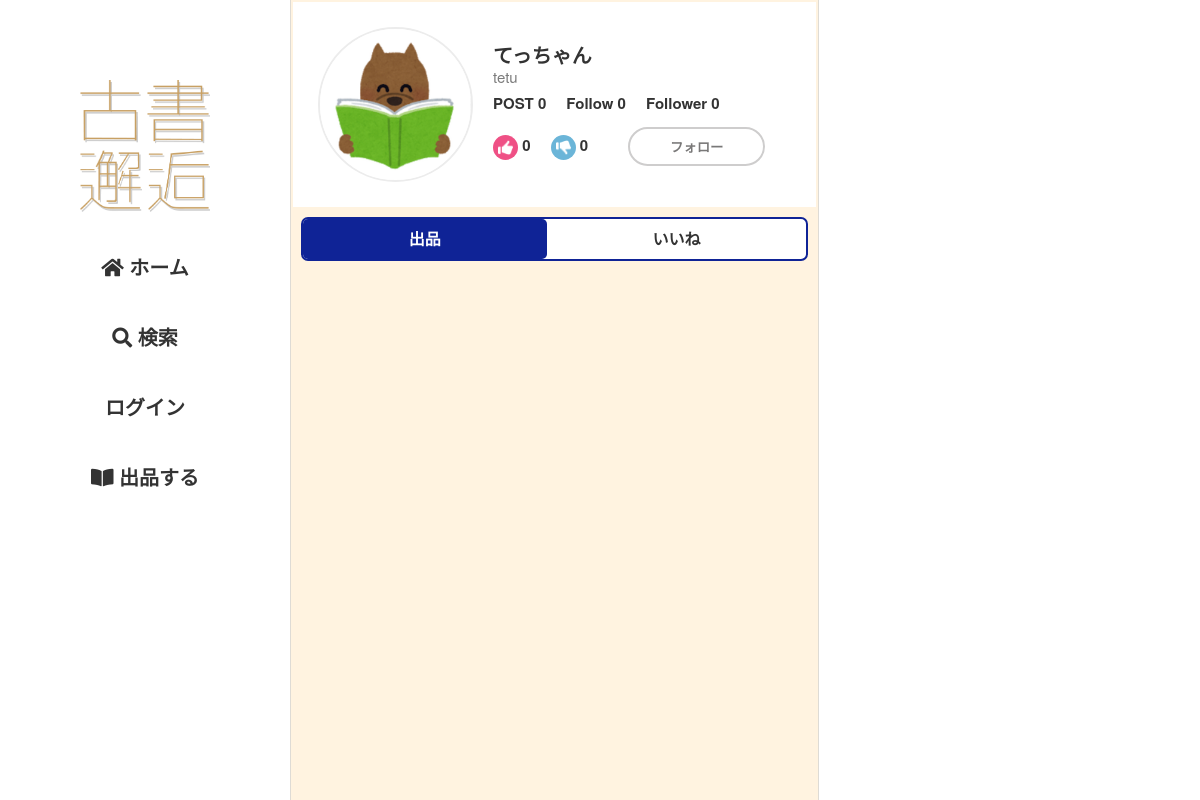
Before: /user/userdata/tetu with the older database file.
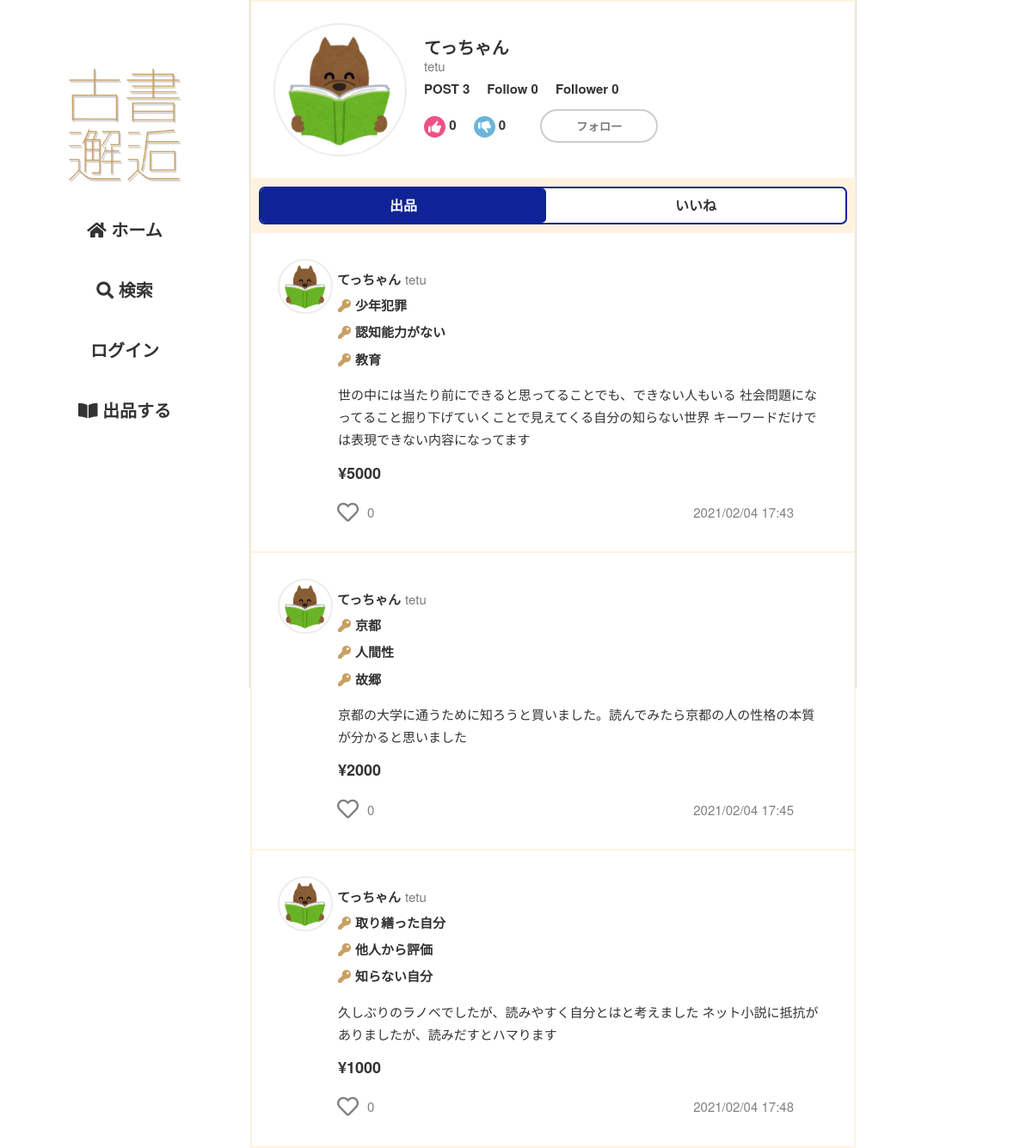
After: the same page with the newer database file.
### flmapp/models/user.py (models this page shows, shortened)
class User(UserMixin, db.Model):
    __tablename__ = 'User'
    __table_args__ = (CheckConstraint('update_at >= create_at'),)
    User_id = db.Column(db.Integer, primary_key=True)
    user_code = db.Column(db.String(64), unique=True, index=True, nullable=False)
    username = db.Column(db.String(64), index=True, nullable=False)
    email = db.Column(db.String(64), unique=True, index=True, nullable=False)
    password_hash = db.Column(db.String(128), nullable=False)
    picture_path = db.Column(db.Text, default='default.jpeg', nullable=False)
    prof_comment = db.Column(db.Text)
    default_ShippingAddress_id = db.Column(db.Integer, db.ForeignKey('ShippingAddress.ShippingAddress_id'))
    default_pay_way = db.Column(db.Integer, default=1, nullable=False)
    default_Credit_id = db.Column(db.Integer, db.ForeignKey('Credit.Credit_id'))
    is_active = db.Column(db.Boolean, default=True, nullable=True)
    create_at = db.Column(db.DateTime, default=datetime.now, nullable=False)
    update_at = db.Column(db.DateTime, default=datetime.now, nullable=False)
    @property
    def password(self):
        raise AttributeError('パスワードは読み取り可能な属性ではありません。')
    @classmethod
    def select_user_by_user_code(cls, user_code):
        return cls.query.filter_by(user_code=user_code).first()

### flmapp/models/trade.py (models this page shows, shortened)
class Sell(db.Model):
    __tablename__ = 'Sell'
    __table_args__ = (CheckConstraint('update_at >= create_at'),)
    Sell_id = db.Column(db.Integer, primary_key=True)
    User_id = db.Column(db.Integer, db.ForeignKey('User.User_id'), nullable=False)
    sell_title = db.Column(db.String(255), nullable=False)
    key1 = db.Column(db.String(255), nullable=False)
    key2 = db.Column(db.String(255), nullable=False)
    key3 = db.Column(db.String(255), nullable=False)
    sell_comment = db.Column(db.Text, nullable=False)
    price = db.Column(db.Integer, nullable=False)
    item_picture_path = db.Column(db.Text, default='default.png', nullable=False)
    genre = db.Column(EnumType(enum_class=Genre), nullable=False)
    item_state = db.Column(EnumType(enum_class=Item_state), nullable=False)
    postage = db.Column(EnumType(enum_class=Postage), nullable=False)
    send_way = db.Column(EnumType(enum_class=Send_way), nullable=False)
    consignor = db.Column(db.String(64), nullable=False)
    schedule = db.Column(EnumType(enum_class=Schedule), nullable=False)
    remarks = db.Column(db.Text)
    deal_status = db.Column(EnumType(enum_class=Deal_status),default=Deal_status(1), nullable=False)
    sell_flg = db.Column(db.Boolean,default=True, nullable=False)
    is_active = db.Column(db.Boolean,default=True, nullable=False)
    has_sent = db.Column(db.Boolean,default=False, nullable=False)
    has_got = db.Column(db.Boolean,default=False, nullable=False)
    create_at = db.Column(db.DateTime,default=datetime.now, nullable=False)
    update_at = db.Column(db.DateTime,default=datetime.now, nullable=False)
    user = db.relationship('User', backref='sell', lazy='joined', uselist=False)
    @classmethod
    def select_sell_by_user_id(cls, User_id):
        return cls.query.filter(cls.User_id==User_id).all()

### flmapp/views/user.py (the view)
@bp.route('/userdata/<string:user_code>', methods=['GET', 'POST'])
def userdata(user_code):
    user = User.select_user_by_user_code(user_code)
    if user is None:
        return redirect(url_for('route.home'))
    followed = UserConnect.followed_exists(user.User_id)
    follows = UserConnect.select_follows_by_user_id(user.User_id)
    good_ratings_count,bad_ratings_count = Rating.select_rate_by_user_id(user.User_id)
    items = Sell.select_sell_by_user_id(user.User_id)
    liked_list = []
    for item in items:
        liked = Likes.liked_exists(item.Sell_id)
        if liked:
            liked_list.append(item.Sell_id)
    return render_template(
        'user/userdata.html', user=user, followed=followed, follows_count=len(follows),
        good_ratings_count=good_ratings_count, bad_ratings_count=bad_ratings_count,
        items=items, liked_list=liked_list, post_c=len(items)
    )

### flmapp/templates/user/userdata.html (shortened to what this page needs)
{% extends "base02.html" %}
{%block head %}
<link rel="stylesheet" href="{{ url_for('static', filename='css/user/userdata.css')}}">
<link rel="stylesheet" href="{{ url_for('static', filename='css/follow.css')}}">
{% endblock%}
{% block content %}
<div class="u-header">
    <div>
        <img class="u-icon" src="{{url_for('static', filename='user_image/' + user.picture_path)}}">
    </div>
    <div class="h-box">
        <p class="u-name">{{ user.username }}</p>
        <p class="u-code">{{ user.user_code }}</p>
        <div class="h-area-01">
            <p>POST {{ post_c }}</p>
            <p>Follow {{ follows_count }}</p>
            <p>
                Follower
                <span id="{{ user.User_id }}-count" class="count">
                    {{ followers_count(user.User_id) }}
                </span>
            </p>
        </div>
        <div class="h-area-02">
            <p>
                {{ good_ratings_count }}
            </p>
            <p>
                {{ bad_ratings_count }}
            </p>
            {% if user.User_id != current_user.User_id %}
                {% include "follow.html" %}
            {% endif %}
        </div>
    </div>
</div>
<div class="user-i-tab">
    <a id="sell-tab" href="{{url_for('user.userdata', user_code=user.user_code)}}">出品</a>
    <a id="likes-tab" href="{{url_for('user.userdata_likes', user_code=user.user_code)}}">いいね</a>
</div>
{% for item in items %}
    <article class="item-wrap">
        <a href="{{url_for('item.itemdata', item_id=item.Sell_id)}}">
            <object><a class="u-box" href="{{url_for('user.userdata', user_code=item.user.user_code)}}">
                <img class="u-icon" src="{{url_for('static', filename='user_image/' + item.user.picture_path)}}">
                <p class="u-name">{{ item.user.username }}</p>
                <p class="u-code">{{ item.user.user_code }}</p>
            </a></object>
            <div class="i-content-area">
                <div class="k-s-box">
                    <div class="i-key">
                        <p><i class="fas fa-key"></i>{{ item.key1 }}</p>
                        <p><i class="fas fa-key"></i>{{ item.key2 }}</p>
                        <p><i class="fas fa-key"></i>{{ item.key3 }}</p>
                    </div>
                </div>
                <div class="i-comm"><p>{{ item.sell_comment }}</p></div>
            </div>
            <p><span class="i-price">¥{{ item.price }}</span></p>
            <div class="i-fotter">
                {% include "like.html" %}
                <p>{{ item.create_at.strftime('%Y/%m/%d %H:%M') }}</p>
            </div>
        </a>
    </article>
{% endfor %}
{% endblock %}

### flmapp/templates/base02.html (shortened to what this page needs)
<!DOCTYPE html>
<html lang="ja">
    <head>
        <link rel="stylesheet" href="https://use.fontawesome.com/releases/v5.15.1/css/all.css">
        <link rel="stylesheet" type="text/css" href="{{ url_for('static', filename='css/sanitize.css')}}">
        <link rel="stylesheet" type="text/css" href="{{ url_for('static', filename='css/global.css')}}">
        <link rel="stylesheet" type="text/css" href="{{ url_for('static', filename='css/kosho-flame.css')}}">
        <link rel="stylesheet" type="text/css" href="{{ url_for('static', filename='css/common2.css')}}">
        <link rel="stylesheet" href="{{ url_for('static', filename='css/login_required_modal.css')}}">
        <link rel="stylesheet" href="{{ url_for('static', filename='css/like.css')}}">
        <link rel="stylesheet" href="{{ url_for('static', filename='css/item.css')}}">
        {%block head %}{% endblock%}
    </head>
    <body>
        <div class="wrap">
            <header>
                <div class="h-wrap">
                    <h1><img src="{{ url_for('static', filename='images/logo.png')}}" alt="ロゴ"></h1>
                    <nav>
                        <ul>
                            <li><a id="home" href="{{url_for('route.home')}}">
                                <i class="fas fa-home"></i>
                                ホーム
                            </a></li>
                            <li><a href="{{url_for('search.search')}}">
                                <i class="fas fa-search"></i>
                                検索
                            </a></li>
                            {% if current_user.is_authenticated %}
                                <li>
                                    <input type="checkbox" id="check1" class="accordion-hidden">
                                    <label for="check1" class="accordion-open">
                                        <img class="u-icon" src="{{url_for('static', filename='user_image/' + current_user.picture_path)}}">
                                        マイページ
                                        <i class="fas fa-caret-down"></i>
                                    </label>
                                    <label for="check1" class="accordion-close">
                                        <a id="mypage-top" class="mp-a" href="{{url_for('mypage.mypagetop')}}">
                                            マイページトップ
                                        </a><br>
                                        <a class="mp-a" href="{{url_for('mypage.profile')}}">
                                            プロフィール情報
                                        </a><br>
                                        <a class="mp-a" href="{{url_for('mypage.identification')}}">
                                            本人情報
                                        </a><br>
                                        <a class="mp-a" href="{{url_for('mypage.shippingaddress')}}">
                                            配送先住所
                                        </a><br>
                                        <a class="mp-a" href="{{url_for('mypage.pay_way')}}">
                                            支払い方法
                                        </a><br>
                                        <a class="mp-a" href="{{url_for('mypage.mail_password')}}">
                                            メール・パスワード
                                        </a><br>
                                        <a class="mp-a" href="{{url_for('history.sell_on_display')}}">
                                            出品履歴
                                        </a><br>
                                        <a class="mp-a" href="{{url_for('history.buy_in_progress')}}">
                                            購入履歴
                                        </a><br>
                                        <a class="mp-a" href="{{url_for('mypage.logout')}}">
                                            ログアウト
                                        </a>
                                    </label>
                                </li>
                            {% else %}
                                <li><a href="{{url_for('auth.login')}}">
                                    ログイン
                                </a></li>
                            {% endif %}
                            <li><a href="{{url_for('sell.sell')}}">
                                <i class="fas fa-book-open"></i>
                                出品する
                            </a></li>
                        </ul>
                    </nav>
                </div>
            </header>
            <div class="container">
                {% block content %}
                {% endblock %}
            </div>
            <div class="r-content">
            </div>
        </div>
    </body>
</html>

### flmapp/templates/follow.html (shortened to what this page needs)
<div class="follow-wrap">
    <form method="POST" action="{{url_for('ajax.follow_ajax')}}">
        {% if followed %}
            <button id="follow" name="{{ user.User_id }}" class="follow-btn">フォロー中</button>
        {% else %}
            <button id="follow" name="{{ user.User_id }}" class="unfollow-btn">フォロー</button>
        {% endif %}
    </form>
</div>

### flmapp/templates/like.html (shortened to what this page needs)
<div class="like-wrap">
    <form method="POST" action="{{url_for('ajax.like_ajax')}}">
        {% if item.Sell_id in liked_list %}
            <button id="like" name="{{ item.Sell_id }}"><i class="fas fa-lg fa-heart like-btn"></i></button>
        {% else %}
            <button id="like" name="{{ item.Sell_id }}"><i class="far fa-lg fa-heart unlike-btn"></i></button>
        {% endif %}
    </form>
    <p name="{{ item.Sell_id }}-count" class="count">{{ likes_count(item.Sell_id) }}</p>
</div>

Changed rows visible on the page:
added Sell: picture_path (picture), user.username "てっちゃん", user.user_code "tetu", key1 "少年犯罪", key2 "認知能力がない", key3 "教育", sell_comment "世の中には当たり前にできると思ってることでも、できない人もいる 社会問題になってること掘り下げていくことで見えてくる自分の知らない世界 キーワードだけでは表現できない内容になってます", price "5000", likes_count "0", create_at "2021/02/04 17:43"
added Sell: picture_path (picture), user.username "てっちゃん", user.user_code "tetu", key1 "京都", key2 "人間性", key3 "故郷", sell_comment "京都の大学に通うために知ろうと買いました。読んでみたら京都の人の性格の本質 が分かると思いました", price "2000", likes_count "0", create_at "2021/02/04 17:45"
added Sell: picture_path (picture), user.username "てっちゃん", user.user_code "tetu", key1 "取り繕った自分", key2 "他人から評価", key3 "知らない自分", sell_comment "久しぶりのラノベでしたが、読みやすく自分とはと考えました ネット小説に抵抗がありましたが、読みだすとハマります", price "1000", likes_count "0", create_at "2021/02/04 17:48"
Other visible differences:
{{ post_c }}: "0" → "3"
